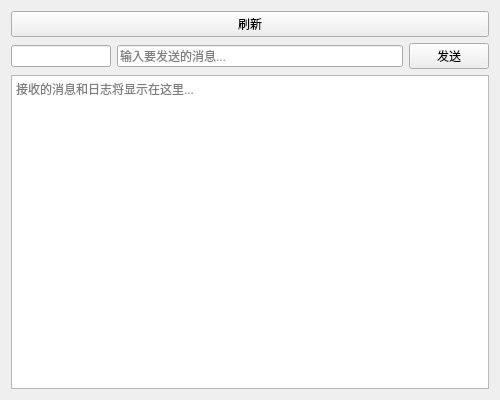
<?xml version="1.0" encoding="UTF-8"?>
<ui version="4.0">
 <class>ClientWidget</class>
 <widget class="QWidget" name="ClientWidget">
  <property name="geometry">
   <rect>
    <x>0</x>
    <y>0</y>
    <width>500</width>
    <height>400</height>
   </rect>
  </property>
  <property name="windowTitle">
   <string>客户端</string>
  </property>
  <layout class="QVBoxLayout" name="verticalLayout">
   <item>
    <layout class="QHBoxLayout" name="horizontalLayout">
     <item>
      <widget class="QPushButton" name="connectBtn">
       <property name="text">
        <string>刷新</string>
       </property>
      </widget>
     </item>
    </layout>
   </item>
   <item>
    <layout class="QHBoxLayout" name="horizontalLayout_2">
     <item>
      <widget class="QLineEdit" name="idEdit">
       <property name="minimumSize">
        <size>
         <width>100</width>
         <height>0</height>
        </size>
       </property>
       <property name="maximumSize">
        <size>
         <width>100</width>
         <height>16777215</height>
        </size>
       </property>
      </widget>
     </item>
     <item>
      <widget class="QLineEdit" name="msgLineEdit">
       <property name="placeholderText">
        <string>输入要发送的消息...</string>
       </property>
      </widget>
     </item>
     <item>
      <widget class="QPushButton" name="sendBtn">
       <property name="text">
        <string>发送</string>
       </property>
      </widget>
     </item>
    </layout>
   </item>
   <item>
    <widget class="QTextEdit" name="recvTextEdit">
     <property name="readOnly">
      <bool>true</bool>
     </property>
     <property name="placeholderText">
      <string>接收的消息和日志将显示在这里...</string>
     </property>
    </widget>
   </item>
  </layout>
 </widget>
 <layoutdefault spacing="6" margin="11"/>
 <resources/>
 <connections/>
</ui>
